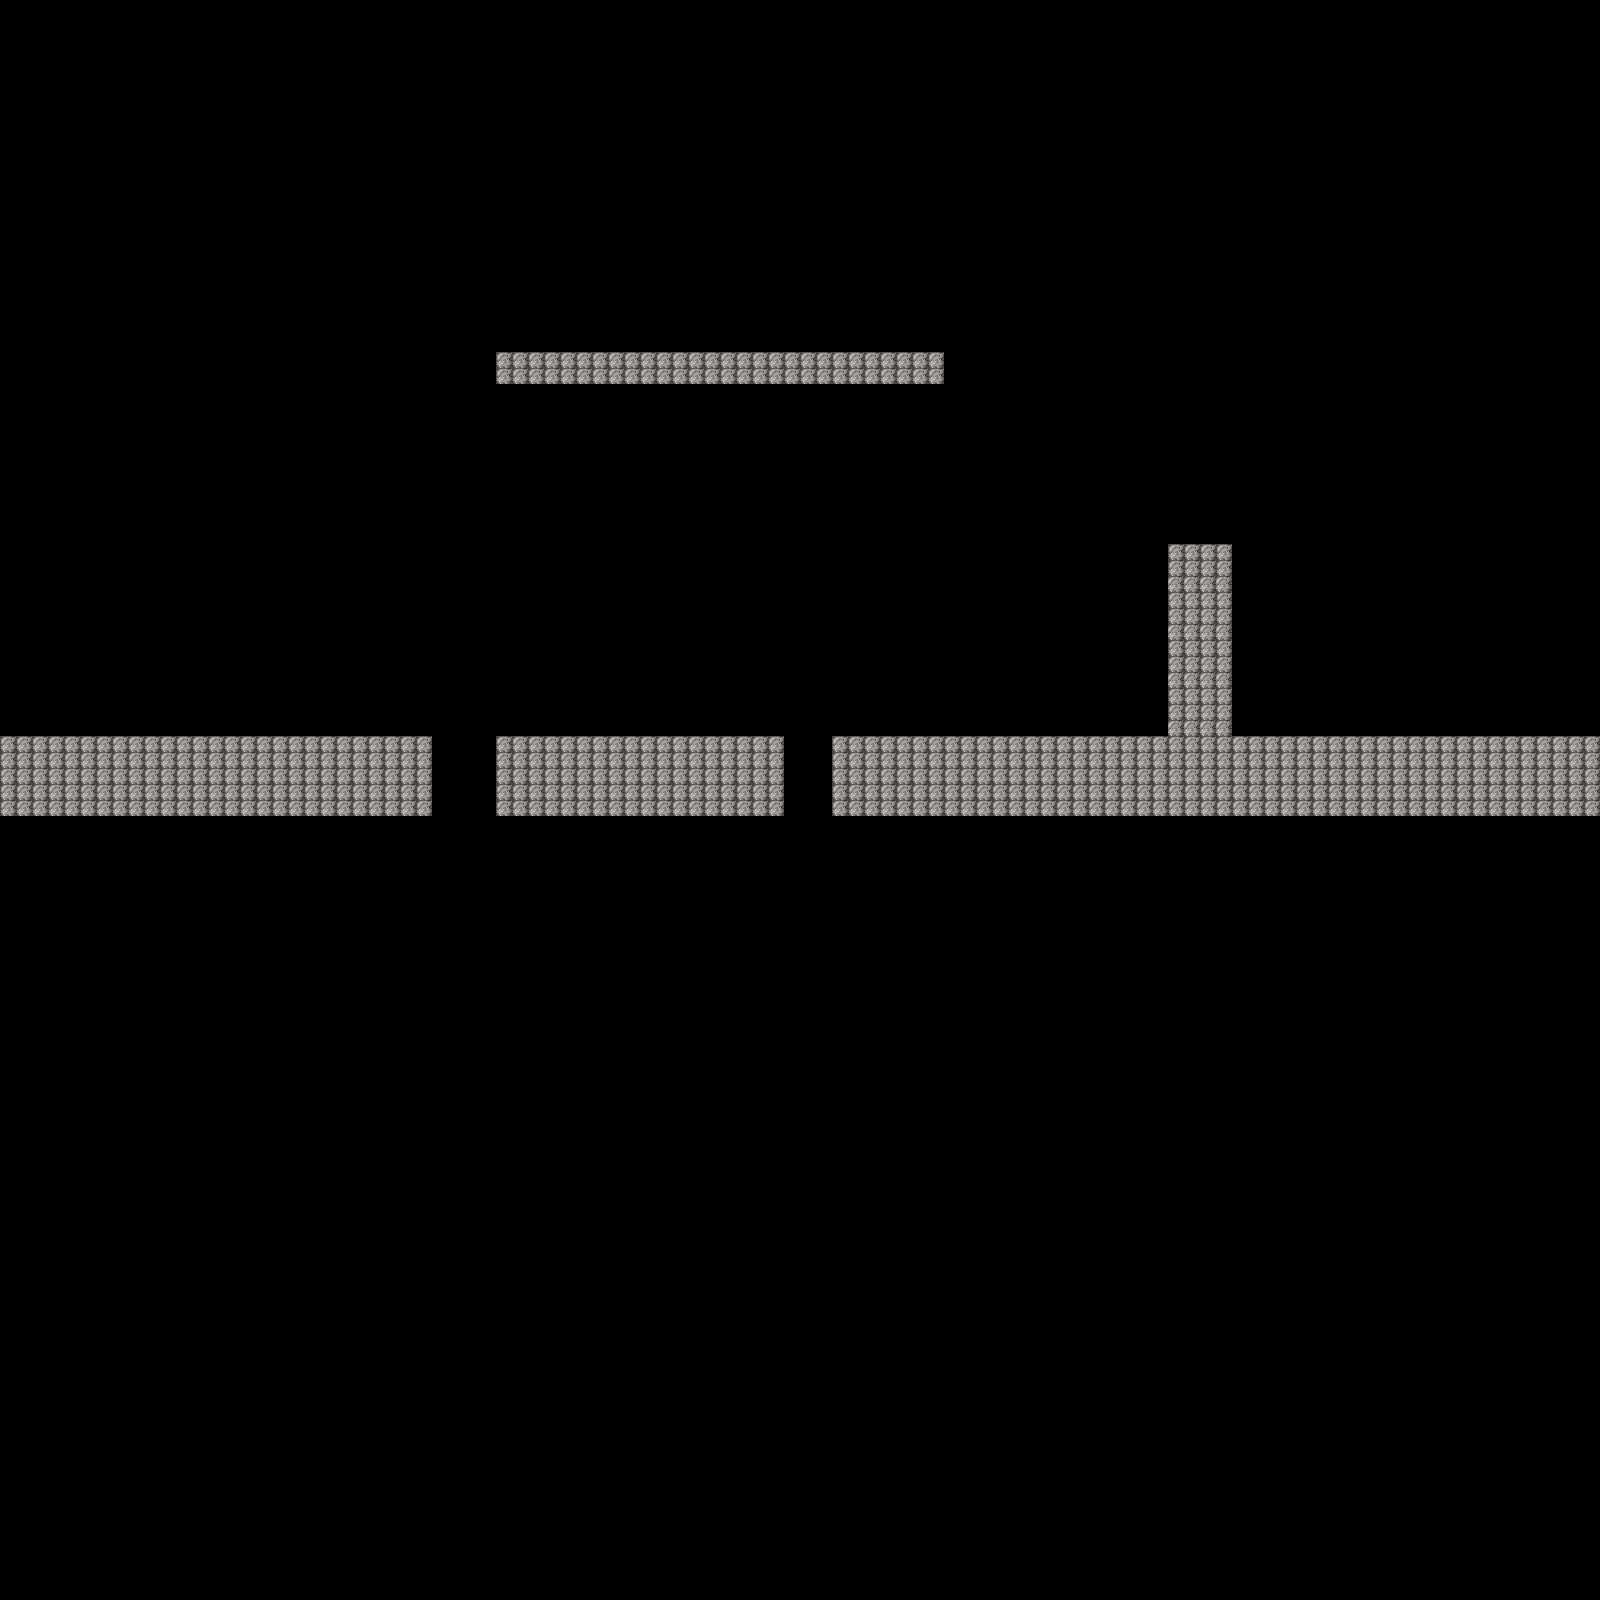

A 2D game scene composited from a Tiled map and its tileset images. What follows is a short description and the map's XML, with each tile layer's data collapsed to a summary:
An orthogonal 100x100 tile map with 16x16 px tiles, 1 tile layer (main).

<map version="1.5" tiledversion="1.5.0" orientation="orthogonal" renderorder="right-down" width="100" height="100" tilewidth="16" tileheight="16" infinite="0" nextlayerid="2" nextobjectid="1">
 <tileset firstgid="1" source="test-tileset.tsx" />
 <layer id="1" name="main" width="100" height="100">
  <data>[10000 cells, 569 non-empty, 8 distinct tile ids]</data>
 </layer>
</map>